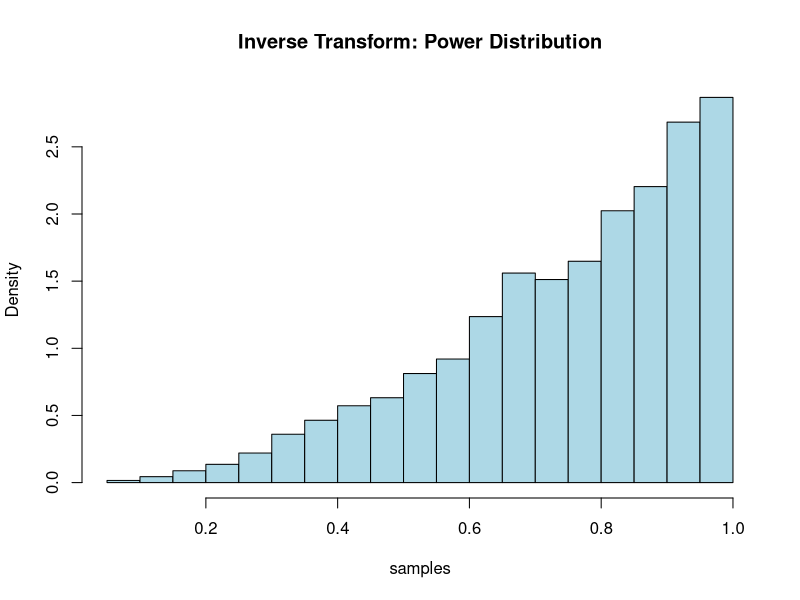

Here is the R script that generated this plot:
# Inverse Transform: Power Distribution

inverse_power <- function(n){
  return(runif(n)^(1/3))
}

samples <- inverse_power(5000)
hist(samples, probability = TRUE, col='lightblue', main='Inverse Transform: Power Distribution')